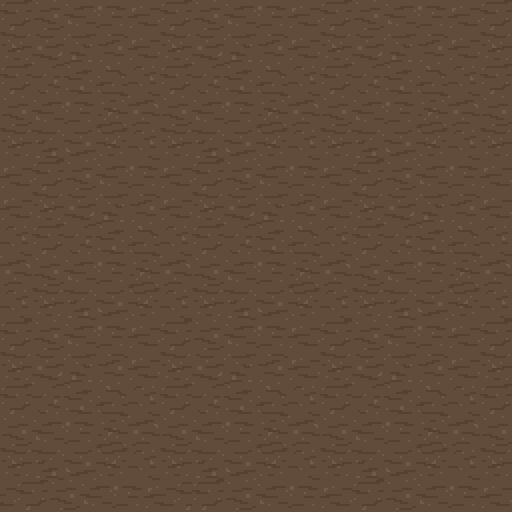

A 2D game scene composited from a Tiled map and its tileset images. What follows is a short description and the map's XML, with every tile layer's data as written:
An orthogonal 32x32 tile map with 16x16 px tiles, 1 tile layer (Tile Layer 1).

<map version="1.10" tiledversion="1.12.1" orientation="orthogonal" renderorder="right-down" width="32" height="32" tilewidth="16" tileheight="16" infinite="0" nextlayerid="2" nextobjectid="1">
 <tileset firstgid="1" name="SzadiartApocalypse" tilewidth="16" tileheight="16" tilecount="4160" columns="80">
  <image source="SzadiartApocalypse.png" width="1280" height="832" />
 </tileset>
 <layer id="1" name="Tile Layer 1" width="32" height="32">
  <data encoding="csv">
2575,2576,2577,2578,2579,2580,2581,2582,2583,2584,2575,2576,2577,2578,2579,2580,2581,2582,2583,2584,2575,2576,2577,2578,2579,2580,2581,2582,2583,2584,2575,2576,
2655,2656,2657,2658,2659,2660,2661,2662,2663,2664,2655,2656,2657,2658,2659,2660,2661,2662,2663,2664,2655,2656,2657,2658,2659,2660,2661,2662,2663,2664,2655,2656,
2735,2736,2737,2738,2739,2740,2741,2742,2743,2744,2735,2736,2737,2738,2739,2740,2741,2742,2743,2744,2735,2736,2737,2738,2739,2740,2741,2742,2743,2744,2735,2736,
2815,2816,2817,2818,2819,2820,2821,2822,2823,2824,2815,2816,2817,2818,2819,2820,2821,2822,2823,2824,2815,2816,2817,2818,2819,2820,2821,2822,2823,2824,2815,2816,
2895,2896,2897,2898,2899,2900,2901,2902,2903,2904,2895,2896,2897,2898,2899,2900,2901,2902,2903,2904,2895,2896,2897,2898,2899,2900,2901,2902,2903,2904,2895,2896,
2975,2976,2977,2978,2979,2980,2981,2982,2983,2984,2975,2976,2977,2978,2979,2980,2981,2982,2983,2984,2975,2976,2977,2978,2979,2980,2981,2982,2983,2984,2975,2976,
3055,3056,3057,3058,3059,3060,3061,3062,3063,3064,3055,3056,3057,3058,3059,3060,3061,3062,3063,3064,3055,3056,3057,3058,3059,3060,3061,3062,3063,3064,3055,3056,
3135,3136,3137,3138,3139,3140,3141,3142,3143,3144,3135,3136,3137,3138,3139,3140,3141,3142,3143,3144,3135,3136,3137,3138,3139,3140,3141,3142,3143,3144,3135,3136,
3215,3216,3217,3218,3219,3220,3221,3222,3223,3224,3215,3216,3217,3218,3219,3220,3221,3222,3223,3224,3215,3216,3217,3218,3219,3220,3221,3222,3223,3224,3215,3216,
3295,3296,3297,3298,3299,3300,3301,3302,3303,3304,3295,3296,3297,3298,3299,3300,3301,3302,3303,3304,3295,3296,3297,3298,3299,3300,3301,3302,3303,3304,3295,3296,
2583,2584,2575,2576,2577,2578,2579,2580,2581,2582,2583,2584,2575,2576,2577,2578,2579,2580,2581,2582,2583,2584,2575,2576,2577,2578,2579,2580,2581,2582,2583,2584,
2663,2664,2655,2656,2657,2658,2659,2660,2661,2662,2663,2664,2655,2656,2657,2658,2659,2660,2661,2662,2663,2664,2655,2656,2657,2658,2659,2660,2661,2662,2663,2664,
2743,2744,2735,2736,2737,2738,2739,2740,2741,2742,2743,2744,2735,2736,2737,2738,2739,2740,2741,2742,2743,2744,2735,2736,2737,2738,2739,2740,2741,2742,2743,2744,
2823,2824,2815,2816,2817,2818,2819,2820,2821,2822,2823,2824,2815,2816,2817,2818,2819,2820,2821,2822,2823,2824,2815,2816,2817,2818,2819,2820,2821,2822,2823,2824,
2903,2904,2895,2896,2897,2898,2899,2900,2901,2902,2903,2904,2895,2896,2897,2898,2899,2900,2901,2902,2903,2904,2895,2896,2897,2898,2899,2900,2901,2902,2903,2904,
2983,2984,2975,2976,2977,2978,2979,2980,2981,2982,2983,2984,2975,2976,2977,2978,2979,2980,2981,2982,2983,2984,2975,2976,2977,2978,2979,2980,2981,2982,2983,2984,
3063,3064,3055,3056,3057,3058,3059,3060,3061,3062,3063,3064,3055,3056,3057,3058,3059,3060,3061,3062,3063,3064,3055,3056,3057,3058,3059,3060,3061,3062,3063,3064,
3143,3144,3135,3136,3137,3138,3139,3140,3141,3142,3143,3144,3135,3136,3137,3138,3139,3140,3141,3142,3143,3144,3135,3136,3137,3138,3139,3140,3141,3142,3143,3144,
3223,3224,3215,3216,3217,3218,3219,3220,3221,3222,3223,3224,3215,3216,3217,3218,3219,3220,3221,3222,3223,3224,3215,3216,3217,3218,3219,3220,3221,3222,3223,3224,
3303,3304,3295,3296,3297,3298,3299,3300,3301,3302,3303,3304,3295,3296,3297,3298,3299,3300,3301,3302,3303,3304,3295,3296,3297,3298,3299,3300,3301,3302,3303,3304,
2575,2576,2577,2578,2579,2580,2581,2582,2583,2584,2575,2576,2577,2578,2579,2580,2581,2582,2583,2584,2575,2576,2577,2578,2579,2580,2581,2582,2583,2584,2575,2576,
2655,2656,2657,2658,2659,2660,2661,2662,2663,2664,2655,2656,2657,2658,2659,2660,2661,2662,2663,2664,2655,2656,2657,2658,2659,2660,2661,2662,2663,2664,2655,2656,
2735,2736,2737,2738,2739,2740,2741,2742,2743,2744,2735,2736,2737,2738,2739,2740,2741,2742,2743,2744,2735,2736,2737,2738,2739,2740,2741,2742,2743,2744,2735,2736,
2815,2816,2817,2818,2819,2820,2821,2822,2823,2824,2815,2816,2817,2818,2819,2820,2821,2822,2823,2824,2815,2816,2817,2818,2819,2820,2821,2822,2823,2824,2815,2816,
2895,2896,2897,2898,2899,2900,2901,2902,2903,2904,2895,2896,2897,2898,2899,2900,2901,2902,2903,2904,2895,2896,2897,2898,2899,2900,2901,2902,2903,2904,2895,2896,
2975,2976,2977,2978,2979,2980,2981,2982,2983,2984,2975,2976,2977,2978,2979,2980,2981,2982,2983,2984,2975,2976,2977,2978,2979,2980,2981,2982,2983,2984,2975,2976,
3055,3056,3057,3058,3059,3060,3061,3062,3063,3064,3055,3056,3057,3058,3059,3060,3061,3062,3063,3064,3055,3056,3057,3058,3059,3060,3061,3062,3063,3064,3055,3056,
3135,3136,3137,3138,3139,3140,3141,3142,3143,3144,3135,3136,3137,3138,3139,3140,3141,3142,3143,3144,3135,3136,3137,3138,3139,3140,3141,3142,3143,3144,3135,3136,
3215,3216,3217,3218,3219,3220,3221,3222,3223,3224,3215,3216,3217,3218,3219,3220,3221,3222,3223,3224,3215,3216,3217,3218,3219,3220,3221,3222,3223,3224,3215,3216,
3295,3296,3297,3298,3299,3300,3301,3302,3303,3304,3295,3296,3297,3298,3299,3300,3301,3302,3303,3304,3295,3296,3297,3298,3299,3300,3301,3302,3303,3304,3295,3296,
2584,2575,2576,2577,2578,2579,2580,2581,2582,2583,2584,2575,2575,2576,2577,2578,2579,2580,2581,2582,2583,2584,2575,2576,2577,2578,2579,2580,2581,2582,2583,2584,
2664,2655,2656,2657,2658,2659,2660,2661,2662,2663,2664,2655,2655,2656,2657,2658,2659,2660,2661,2662,2663,2664,2655,2656,2657,2658,2659,2660,2661,2662,2663,2664
</data>
 </layer>
</map>
